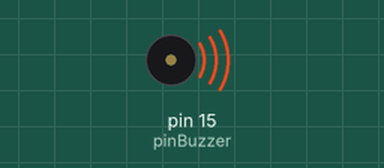
This sketch was run on a simulated Arduino Uno, built with avr-gcc and run on an emulated ATmega328P. On the bench: buzzer (waves = sounding).

Above: at 0.1 s.
At 28.1 s:
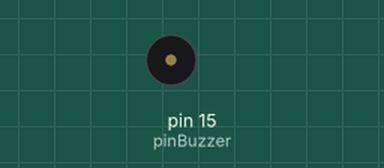
Timing chart, 0 to 29.6 s (numbered marks = the images above):
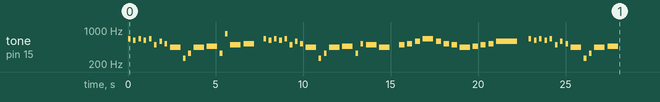

The sketch:

99_para_Elisa.ino
```cpp
int pinBuzzer = 15;

// Definición de las notas musicales con prefijo para evitar conflictos
int N_E5  = 659;
int N_D5s = 622;
int N_F5  = 698;
int N_G5s = 830;
int N_A5  = 880;
int N_A4s = 466; // A#4
int N_B4  = 494;
int N_C5  = 523;
int N_D5  = 587;
int N_E4  = 330;
int N_C4  = 262;
int N_A4  = 440;

// Duraciones ajustadas para un ritmo más lento
int negra = 600;
int corchea = negra / 2;
int semicorchea = corchea / 2;
int blanca = negra * 2;
int blancaLarga = negra * 3;

void nota(int frecuencia, int duracion) {
  tone(pinBuzzer, frecuencia, duracion);
  delay(duracion);
  noTone(pinBuzzer);
  delay(semicorchea); // Pequeña pausa entre notas
}

void setup() {
  paraElisa();
}

void loop() {
}

void paraElisa() {
  // Primera frase
  nota(N_E5, semicorchea);
  nota(N_D5s, semicorchea);
  nota(N_E5, semicorchea);
  nota(N_D5s, semicorchea);
  nota(N_E5, semicorchea);
  nota(N_B4, semicorchea);
  nota(N_D5, semicorchea);
  nota(N_C5, semicorchea);
  nota(N_A4, negra);

  nota(N_C4, semicorchea);
  nota(N_E4, semicorchea);
  nota(N_A4, negra);
  nota(N_A4s, negra);

  nota(N_E4, semicorchea);
  nota(N_G5s, semicorchea);
  nota(N_B4, negra);
  nota(N_C5, negra);

  delay(400); // Pausa para separar frases

  // Segunda frase (repetición con pequeñas variaciones)
  nota(N_E5, semicorchea);
  nota(N_D5s, semicorchea);
  nota(N_E5, semicorchea);
  nota(N_D5s, semicorchea);
  nota(N_E5, semicorchea);
  nota(N_B4, semicorchea);
  nota(N_D5, semicorchea);
  nota(N_C5, semicorchea);
  nota(N_A4, negra);

  nota(N_C4, semicorchea);
  nota(N_E4, semicorchea);
  nota(N_A4, negra);
  nota(N_A4s, negra);

  nota(N_E4, semicorchea);
  nota(N_C5, semicorchea);
  nota(N_B4, negra);
  nota(N_A4, negra);

  delay(400); // Pausa larga

  // Nueva sección
  nota(N_B4, corchea);
  nota(N_C5, corchea);
  nota(N_D5, corchea);
  nota(N_E5, negra);
  nota(N_D5, corchea);
  nota(N_C5, corchea);
  nota(N_B4, corchea);
  nota(N_A4, negra);

  nota(N_A4s, corchea);
  nota(N_B4, corchea);
  nota(N_C5, corchea);
  nota(N_D5, blanca);

  delay(500);

  // Retorno a la primera frase
  nota(N_E5, semicorchea);
  nota(N_D5s, semicorchea);
  nota(N_E5, semicorchea);
  nota(N_D5s, semicorchea);
  nota(N_E5, semicorchea);
  nota(N_B4, semicorchea);
  nota(N_D5, semicorchea);
  nota(N_C5, semicorchea);
  nota(N_A4, negra);

  nota(N_C4, semicorchea);
  nota(N_E4, semicorchea);
  nota(N_A4, negra);
  nota(N_A4s, negra);

  delay(1000); // Pausa larga antes de repetir o terminar
}
```
